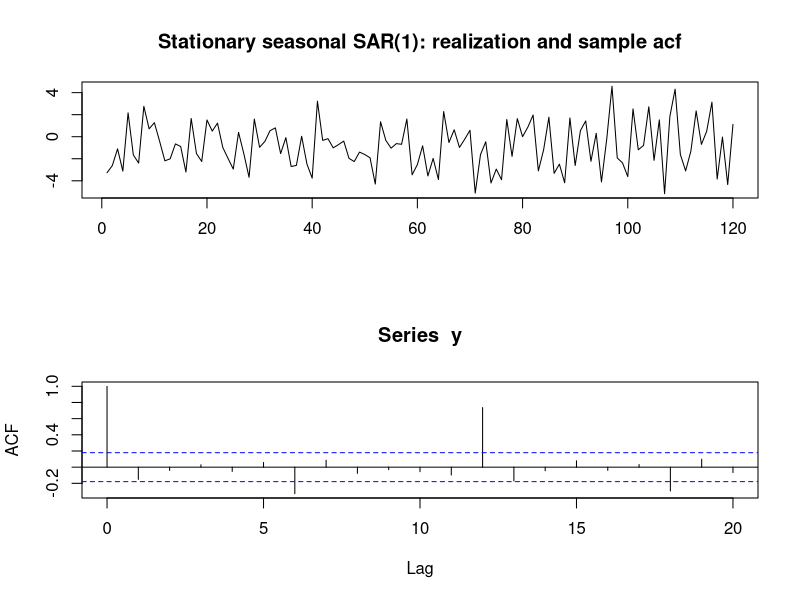
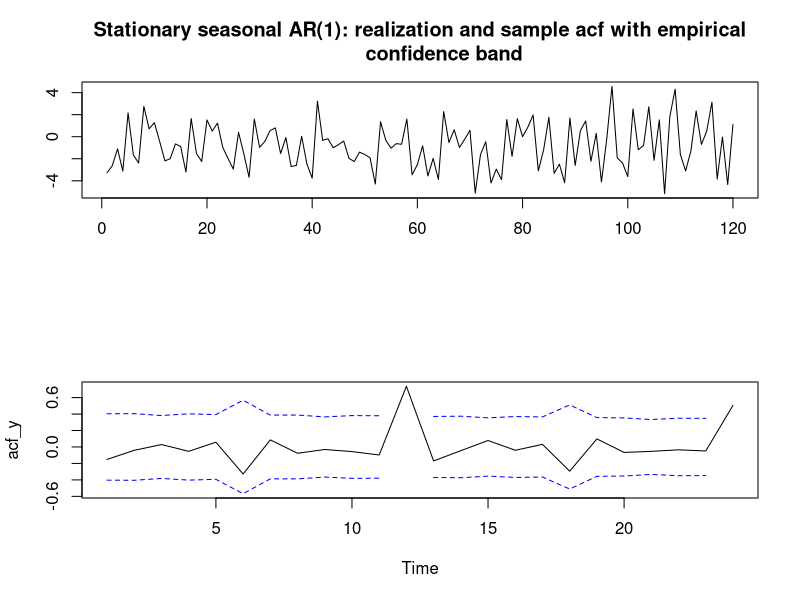
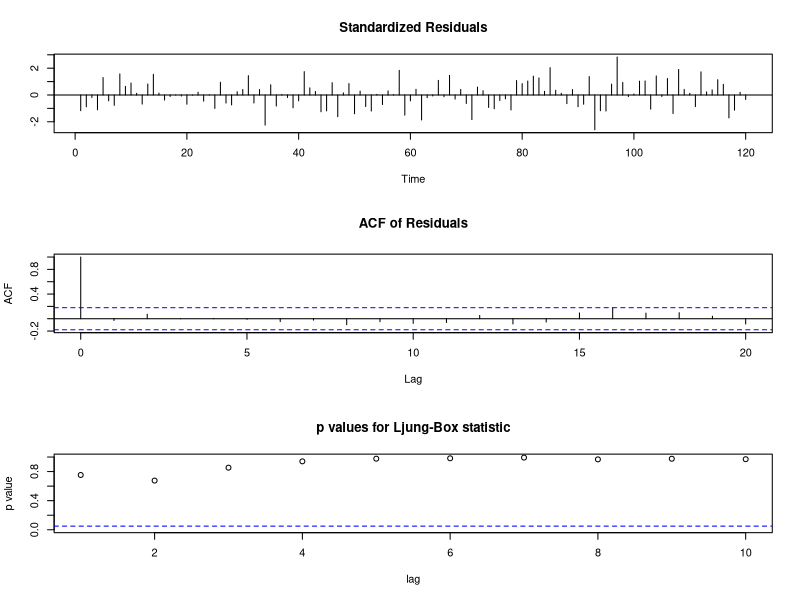
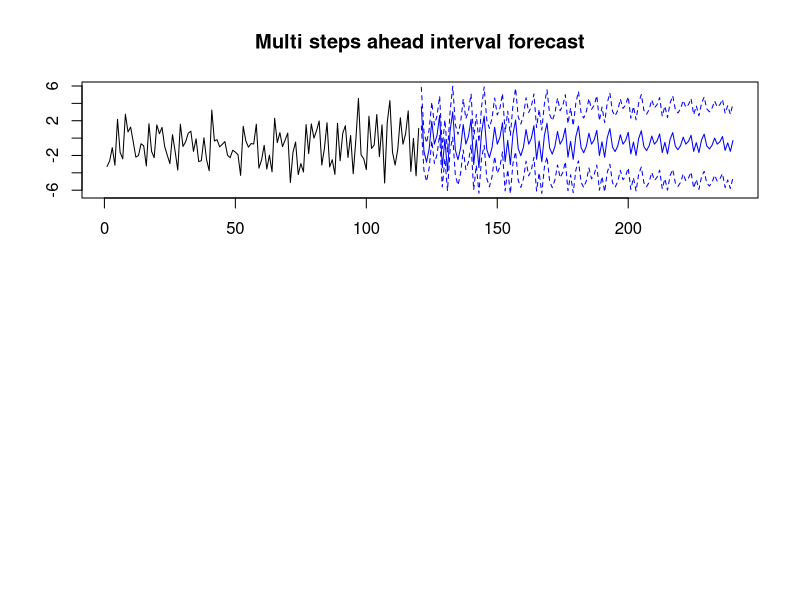
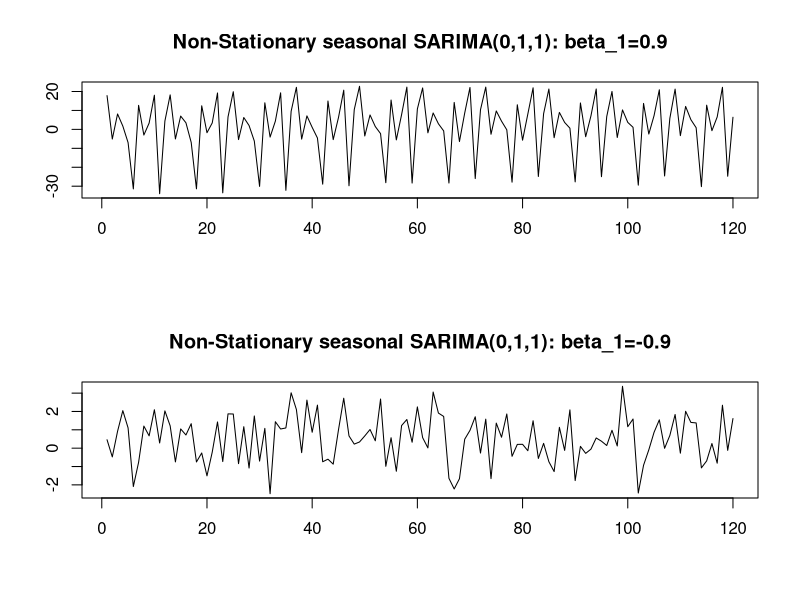
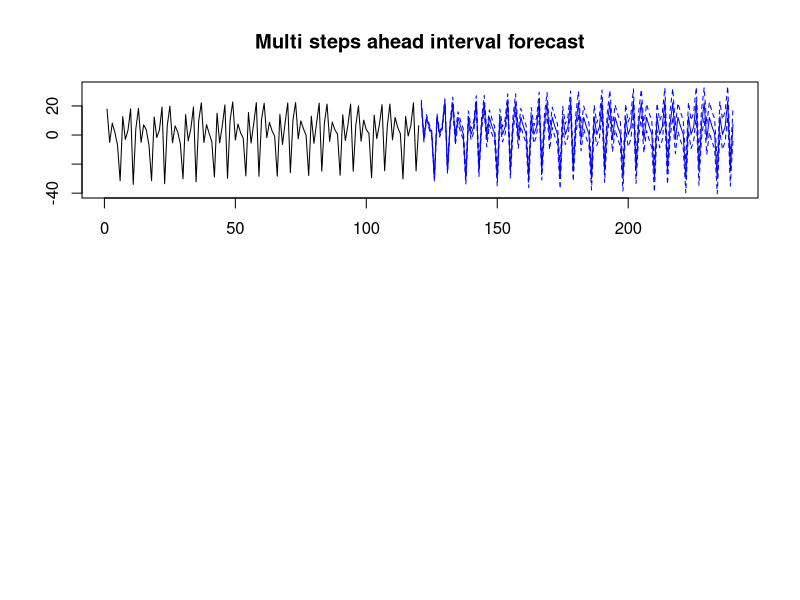
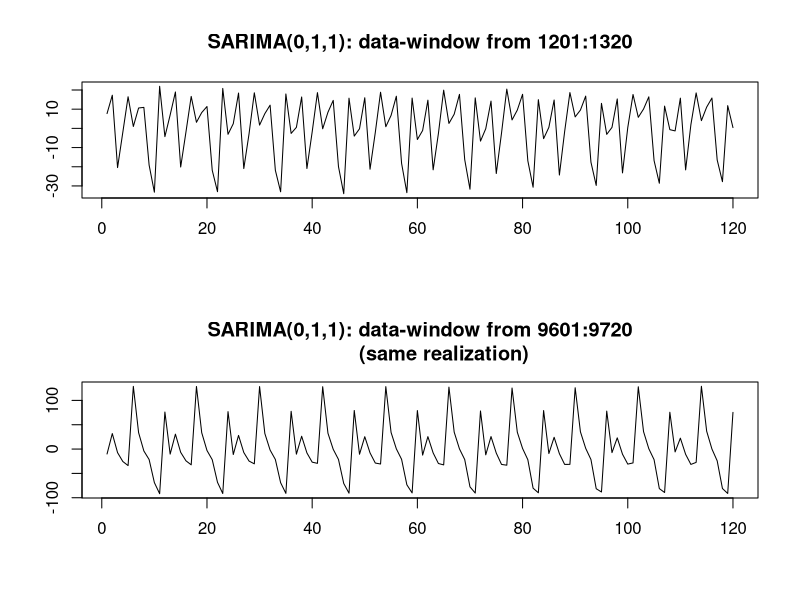

Source code (R) for these figures, in order:

# Section 10.2


# Exercise 1

set.seed(10)
sigma<-1
len<-10000
alpha_1<-0.9
z<-arima.sim(n = len, list( ar=c(rep(0,11),alpha_1)), sd = sigma)
# we pick out the last 120 observation (the first 880 are used for initialization)
y<-z[(len-120+1):len]
par(mfrow=c(2,1))
ts.plot(y,xlab="",ylab="",main="Stationary seasonal SAR(1): realization and sample acf")
acf(y)



set.seed(10)
sigma<-1
anzsim<-1000
len<-1000
alpha_1<-0.9
acf_len<-24
acf_sim<-matrix(nrow=anzsim,ncol=acf_len)
# 1000 replications of the SAR(1)
for (i in 1:anzsim)
{
  z_sim<-arima.sim(n = len, list( ar=c(rep(0,11),alpha_1)), sd = sigma)
  # we pick out the last 120 observation (the first 880 are used for initialization)
  y_sim<-z_sim[(len-120+1):len]
  # We compute the sample acf for eacg realization
  acf_sim[i,]<-acf(y_sim,plot=F,lag.max=acf_len)$acf[-1]
}
# Taking mean
mean_acf<-apply(acf_sim,2,mean)
mean_acf
# Taking RMSE (root mean-square error)
sigma_acf<-sqrt(apply(acf_sim^2,2,mean))
# We discard multiples of 12
sigma_acf[c(12,24)]<-NA
par(mfrow=c(2,1))
ts.plot(y,xlab="",ylab="",main="Stationary seasonal AR(1): realization and sample acf with empirical
        confidence band")
acf_y<-acf(y,plot=F,lag.max=acf_len)$acf[-1]
ts.plot(acf_y,ylim=c(min(-2*na.exclude(sigma_acf)),max(acf_y)))
lines(-2*sigma_acf,col="blue",lty=2)
lines(2*sigma_acf,col="blue",lty=2)



# Exercise 2


mat_acf<-matrix(acf(y,plot=F,lag.max=60)$acf[-1],ncol=5)
dimnames(mat_acf)[[2]]<-c("first year","second year",
                          "third year","fourth year","fifth year")
dimnames(mat_acf)[[1]]<-paste("Lag ",1:12,sep="")
mat_acf


p<-0
d<-0
q<-0
P<-1
D<-0
Q<-0
s<-12
y_obj<-arima(y, order = c(p, d, q),seasonal = list(order = c(P, D, Q), period = s))
tsdiag(y_obj)

# Exercise 3


h<-120
ymin<-min(predict(y_obj,n.ahead=h)$pred-2*predict(y_obj,n.ahead=h)$se)
ymax<-max(predict(y_obj,n.ahead=h)$pred+2*predict(y_obj,n.ahead=h)$se)
ts.plot(c(y,rep(NA,h)),xlab="",ylab="",main="Multi steps ahead interval forecast",
        ylim=c(ymin,ymax))
lines(c(rep(NA,length(y)),predict(y_obj,n.ahead=h)$pred),col="blue")
lines(c(rep(NA,length(y)),predict(y_obj,n.ahead=h)$pred-2*predict(y_obj,n.ahead=h)$se),
      col="blue",lty=2)
lines(c(rep(NA,length(y)),predict(y_obj,n.ahead=h)$pred+2*predict(y_obj,n.ahead=h)$se),
      col="blue",lty=2)

# Exercise 4



set.seed(10)
sigma<-1
len<-1000
beta_1<-0.9
y<-arima.sim(n = len, list( ma=c(rep(0,11),beta_1)), sd = sigma)
# Compute integration
zh<-y
for (i in 13:len)
{
  zh[i]<-zh[i-12]+y[i]
}
# Discard the first 880 observations which are used for initialization
z_1<-zh[(len-120+1):len]
# Generate the second realization with beta_1=-0.9
set.seed(10)
sigma<-1
len<-1000
beta_1<--0.9
y<-arima.sim(n = len, list( ma=c(rep(0,11),beta_1)), sd = sigma)
# Compute integration
zh<-y
for (i in 13:len)
{
  zh[i]<-zh[i-12]+y[i]
}
# Discard the first 880 observations which are used for initialization
z_2<-zh[(len-120+1):len]
par(mfrow=c(2,1))
ts.plot(z_1,xlab="",ylab="",main="Non-Stationary seasonal SARIMA(0,1,1): beta_1=0.9")
ts.plot(z_2,xlab="",ylab="",main="Non-Stationary seasonal SARIMA(0,1,1): beta_1=-0.9")

# Exercise 5

p<-0
d<-0
q<-0
P<-0
D<-1
Q<-1
s<-12
y_obj<-arima(z_1, order = c(p, d, q),seasonal = list(order = c(P, D, Q), period = s))
h<-120
ymin<-min(predict(y_obj,n.ahead=h)$pred-2*predict(y_obj,n.ahead=h)$se)
ymax<-max(predict(y_obj,n.ahead=h)$pred+2*predict(y_obj,n.ahead=h)$se)
ts.plot(c(z_1,rep(NA,h)),xlab="",ylab="",main="Multi steps ahead interval forecast",
        ylim=c(ymin,ymax))
lines(c(rep(NA,length(z_1)),predict(y_obj,n.ahead=h)$pred),col="blue")
lines(c(rep(NA,length(z_1)),predict(y_obj,n.ahead=h)$pred-2*predict(y_obj,n.ahead=h)$se),
      col="blue",lty=2)
lines(c(rep(NA,length(z_1)),predict(y_obj,n.ahead=h)$pred+2*predict(y_obj,n.ahead=h)$se),
      col="blue",lty=2)

# Generate the first realization with beta_1=0.9
set.seed(10)
sigma<-1
len<-10000
beta_1<-0.9
y<-arima.sim(n = len, list( ma=c(rep(0,11),beta_1)), sd = sigma)
# Compute integration
zh<-y
for (i in 13:len)
{
  zh[i]<-zh[i-12]+y[i]
}
z_1<-zh[(10*120+1):(11*120)]
z_2<-zh[(80*120+1):(81*120)]

par(mfrow=c(2,1))
ts.plot(z_1,xlab="",ylab="",main="SARIMA(0,1,1): data-window from 1201:1320")
ts.plot(z_2,xlab="",ylab="",main="SARIMA(0,1,1): data-window from 9601:9720
        (same realization)")